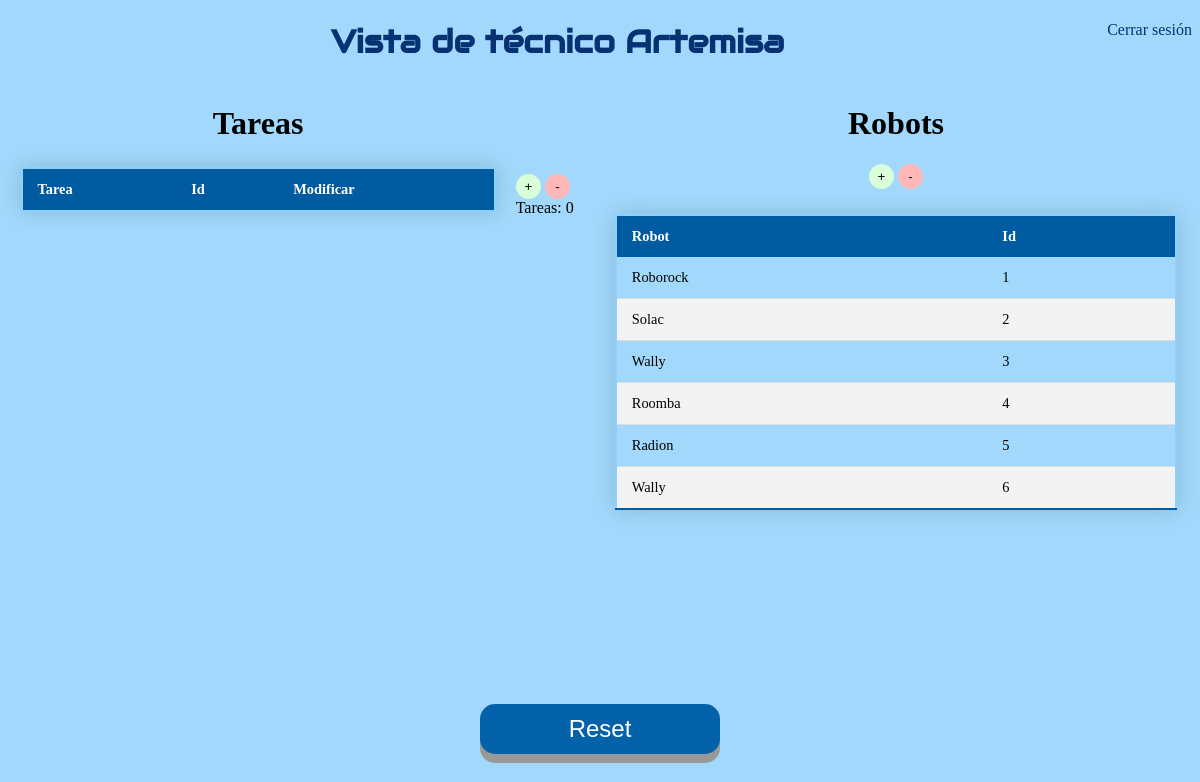
The app's page /Interfaz_tecnico.html, older data.
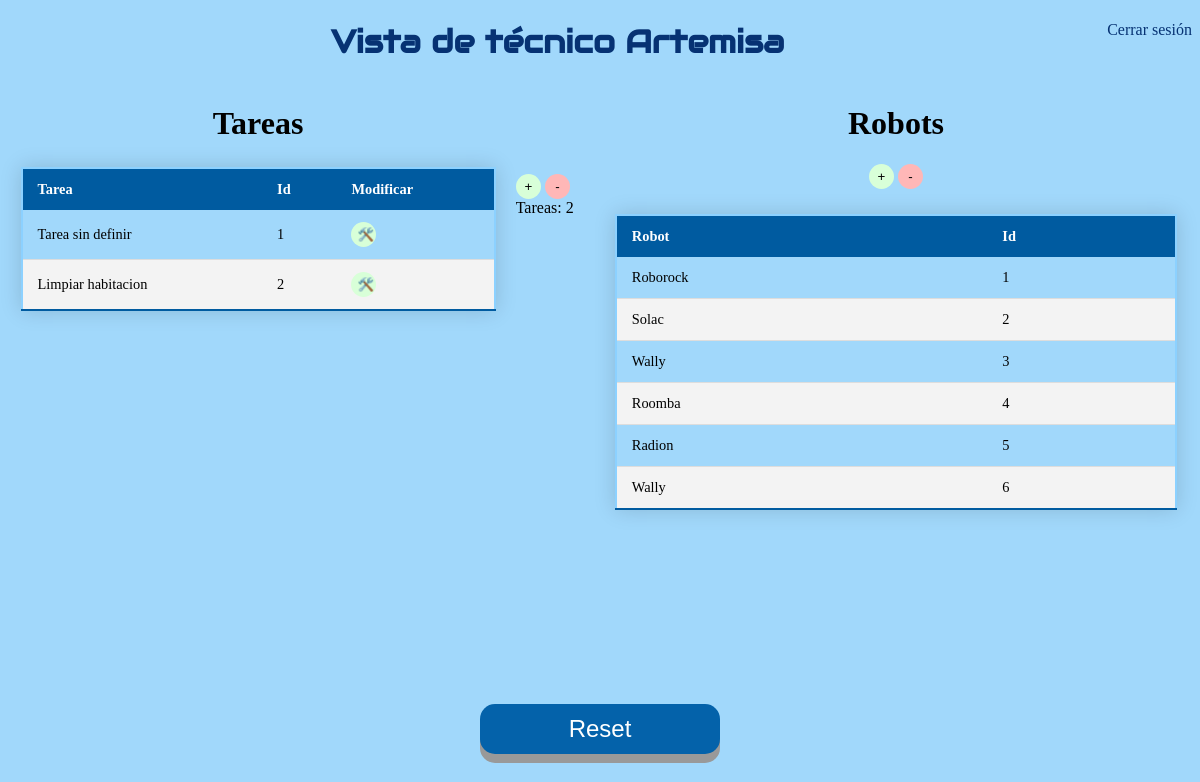
The same page, newer data.
### app.py (models this page shows)
class Robo(db.Model):
    id = db.Column(db.Integer, primary_key=True)
    nombre = db.Column(db.String(200), nullable=False)

class Todo(db.Model): #Tabla para tareas creadas
    id = db.Column(db.Integer, primary_key=True)
    content = db.Column(db.String(200), nullable=False)
    priority = db.Column(db.String(200))        # prioridad
    descripcion = db.Column(db.String(200))             # Descripcion
    atributos = db.Column(db.String(800))               # Atributos

### app.py (the view)
@app.route('/Interfaz_tecnico.html', methods=['POST','GET'])     # Redireccion a Tecnico
def tecnico():
    tasks = Todo.query.order_by(Todo.id).all() # Este método nos devuelve todos los elementos de la tabla de la base de datos
    rob = Robo.query.order_by(Robo.id).all()
    return render_template('Interfaz_tecnico.html', tasks=tasks, rob=rob) # Presentar las tareas

### templates/Interfaz_tecnico.html (shortened to what this page needs)
{% extends 'base.html' %}
{% block head %}
</head>
{% endblock %}
{% block body %}
<a style="float:right" href="index.html">Cerrar sesión</a>
  <h1 class="principal" style="text-align:center"> Vista de técnico Artemisa</h1>
<div class="inline-div-izquierda">
  <h1 class="Copper">Tareas</h1>
  <center>
    <table>
      <thead>
        <tr>
            <th> Tarea</th>
            <th> Id </th>
            <th> Modificar </th>
        </tr>
      </thead>
      {% for task in tasks %}
        {% if task.id!=1 %}
          <tr>
            <td> {{ task.content }}</td>
            <td> {{ task.id - 1 }} </td>
            <td> <button type="button" class="button3" onClick="window.location.href='/update/{{ task.id }}';">🛠️</button> </td>
          </tr>
        {% endif %}
      {% endfor %}
      </table>
  </center>
</div>
<div class="inline-div-izquierda2">
  <br> <br> <br> <br> <br>
  <button type="button" class="button3" onClick="window.location.href='/new_update/{{ tasks[-1].id }}';">+</button>
  <button type="button" class="button4" onClick="window.location.href='/delete';">-</button>
 <br> &nbsp;
  Tareas:
  <a id="clicks">{{ tasks[-1].id -1 }}</a> <br>
</div>
<center>
  <div class="inline-div-derecha">
    <h1 class="Copper"> Robots</h1>
    <button type="button" class="button3" onClick="window.location.href='/nuevo_robot';">+</button>
    <button type="button" class="button4" onClick="window.location.href='/delete_robot';">-</button>
    <br>
    <table>
      <thead>
        <tr>
            <th> Robot</th>
            <th> Id </th>
        </tr>
      </thead>
      {% for robot in rob %}
      {% if robot.id!=1 %}
          <tr>
            <td> {{ robot.nombre }}</td>
            <td> {{ robot.id - 1 }} </td>
          </tr>
        {% endif %}
      {% endfor %}
      </table>
  </div>
  <br>
  <br>
</center>
<br> <br> <br> <br> <br> <br> <br> <br> <br> <br> <br> <br> <br> <br> <br> <br> <br> <br> <br> <br> <br>
<center>
  <button id="boton2" class="button2" onclick="window.location.href='/reset';">Reset</button>
</center>
  {% endblock %}

Row changes from the older to the newer data that the page shows:
added Todo: content "Tarea sin definir", id "1"
added Todo: content "Limpiar habitacion", id "2"
Text that changed along with them:
{{ tasks[-1].id -1 }}: "0" → "2"
